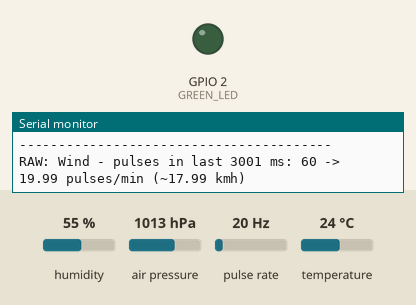
Simulated run of this sketch. Board: ESP32-C3. On the bench: output pins drawn as LEDs (lit = HIGH), the last lines printed to the serial monitor. Wiring (inferred from the names in the program): pulse sensor: data GPIO 8. Inputs (shaded band) come from the test bench; at power-on: humidity 55 %, air pressure 1013 hPa, pulse rate 20 Hz, temperature 24 °C. WiFi joins after 1.5 s; servers stay silent unless stated; uploads are accepted with an empty reply.

Above: at 21.1 s.
At 38.75 s:
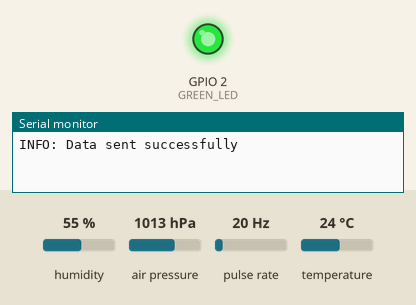
Timing chart, 0 to 49.4 s (numbered marks = the images above):
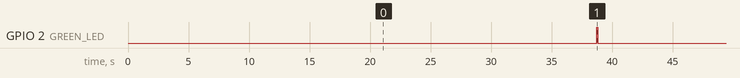

Measured:
- by itself, GPIO 2 (GREEN_LED): alternates HIGH for 0.10 s and LOW for 35.2 s

The sketch:

esp32-c3-weather-station.ino
```cpp
#include "config.h"

bool sensorSeen = false;
unsigned long lastSend = 0;
unsigned long lastValid = 0;
unsigned long lastSensorRead = 0;
unsigned long lastAnySensorOk = 0;
unsigned long lastWifiAttempt = 0;
bool sensorsNeedReinit = false;

void IRAM_ATTR irISR();

void setup() {
  Serial.begin(115200);
  delay(2000);
  pinMode(GREEN_LED, OUTPUT);
  digitalWrite(GREEN_LED, LOW);
  Serial.println("INFO: Booting weather station");

  pinMode(IR_PIN, INPUT_PULLUP);
  attachInterrupt(digitalPinToInterrupt(IR_PIN), irISR, FALLING);
  lastWindCalc = millis();

  pms.begin(9600, SERIAL_8N1, PMS_RX_PIN);
  Wire.begin(SDA_PIN, SCL_PIN);
  Wire.setClock(100000);
  if (bmp.begin(0x76)) bmp_ok = true;
  else if (bmp.begin(0x77)) bmp_ok = true;
  else Serial.println("ERR: BMP280 not detected");
  aht_ok = aht.begin();
  if (aht_ok) Serial.println("INFO: AHT20 found");
  else Serial.println("ERR: AHT20 not detected");

  WiFi.begin(ssid, password);
  WiFi.mode(WIFI_STA);
  WiFi.setTxPower(WIFI_POWER_8_5dBm);
  Serial.print("INFO: Connecting to WiFi");
  unsigned long start = millis();
  while (WiFi.status() != WL_CONNECTED && millis() - start < 30000) {
    Serial.print(".");
    delay(500);
  }
  if (WiFi.status() == WL_CONNECTED) {
    Serial.println("\nINFO: WiFi connected");
    Serial.print("IP: "); Serial.println(WiFi.localIP());
  } else {
    Serial.println("\nERR: WiFi timeout");
  }

  lastValid = millis();
  lastAnySensorOk = millis();
  lastSensorRead = millis();
  lastSend = millis();
}

void loop() {
  updatePulsesPerMin();

  if (millis() - lastSensorRead >= SENSOR_READ_INTERVAL) {
    lastSensorRead = millis();

    int raw_pm25 = -1, raw_pm10 = -1;
    float raw_temp = NAN, raw_press = NAN, raw_hum = NAN;

    bool pms_ok = readPMS(raw_pm25, raw_pm10);
    bool env_ok = readEnvironment(raw_temp, raw_press, raw_hum);

    if (pms_ok || env_ok) {
      sensorSeen = true;
      lastValid = millis();
      lastAnySensorOk = millis();
      sensorsNeedReinit = false;
      storeToBuffer(raw_temp, raw_press, raw_hum, windKmh,
                    pms_ok ? raw_pm25 : -1, pms_ok ? raw_pm10 : -1);
      printAggregates();
    } else {
      if (millis() - lastValid > 30000) sensorSeen = false;
      if (millis() - lastAnySensorOk > 60000 && !sensorsNeedReinit) {
        sensorsNeedReinit = true;
        Serial.println("ERR: 60s with no data, reinit sensors");
      }
    }
  }

  if (sensorsNeedReinit) {
    reinitSensors();
    clearBuffer();
    delay(500);
    sensorsNeedReinit = false;
  }

  if (WiFi.status() != WL_CONNECTED && millis() - lastWifiAttempt >= WIFI_RETRY_INTERVAL) {
    lastWifiAttempt = millis();
    WiFiReconnect();
  }

  if (millis() - lastSend >= SEND_INTERVAL) {
    if (bufferCount > 0) {
      float avgTemp, avgPress, avgHum, maxWind;
      int maxPM25, maxPM10;
      computeRawAggregates(avgTemp, avgPress, avgHum, maxWind, maxPM25, maxPM10);
      sendData(avgTemp, avgPress, avgHum, maxWind, maxPM25, maxPM10);
    } else {
      Serial.println("WARN: No readings in buffer, sending zeros.");
      sendData(0.0, 0.0, 0.0, 0.0, 0, 0);
    }
    lastSend = millis();
  }
}
```

commons.ino
```cpp
#include "config.h"

float tempBuffer[BUFFER_SIZE];
float pressBuffer[BUFFER_SIZE];
float humBuffer[BUFFER_SIZE];
float windBuffer[BUFFER_SIZE];
int pm25Buffer[BUFFER_SIZE];
int pm10Buffer[BUFFER_SIZE];


void storeToBuffer(float temp, float press, float hum, float wind, int pm25, int pm10) {
  tempBuffer[bufferIndex] = temp;
  pressBuffer[bufferIndex] = press;
  humBuffer[bufferIndex] = hum;
  windBuffer[bufferIndex] = wind;
  pm25Buffer[bufferIndex] = pm25;
  pm10Buffer[bufferIndex] = pm10;
  bufferIndex = (bufferIndex + 1) % BUFFER_SIZE;
  if (bufferCount < BUFFER_SIZE) bufferCount++;
}

void clearBuffer() {
  bufferIndex = 0;
  bufferCount = 0;
}

void computeRawAggregates(float &avgTemp, float &avgPress, float &avgHum,
                          float &maxWind, int &maxPM25, int &maxPM10) {
  if (bufferCount == 0) {
    avgTemp = avgPress = avgHum = 0.0f;
    maxWind = 0.0f;
    maxPM25 = maxPM10 = 0;
    return;
  }
  float sumTemp = 0, sumPress = 0, sumHum = 0;
  int tempCount = 0, pressCount = 0, humCount = 0;
  float maxW = -1e6;
  int maxP25 = -1, maxP10 = -1;
  for (int i = 0; i < bufferCount; i++) {
    if (!isnan(tempBuffer[i])) { sumTemp += tempBuffer[i]; tempCount++; }
    if (!isnan(pressBuffer[i])) { sumPress += pressBuffer[i]; pressCount++; }
    if (!isnan(humBuffer[i])) { sumHum += humBuffer[i]; humCount++; }
    if (windBuffer[i] > maxW) maxW = windBuffer[i];
    if (pm25Buffer[i] > maxP25) maxP25 = pm25Buffer[i];
    if (pm10Buffer[i] > maxP10) maxP10 = pm10Buffer[i];
  }
  avgTemp = (tempCount > 0) ? sumTemp / tempCount : 0.0f;
  avgPress = (pressCount > 0) ? sumPress / pressCount : 0.0f;
  avgHum = (humCount > 0) ? sumHum / humCount : 0.0f;
  maxWind = maxW;
  maxPM25 = maxP25;
  maxPM10 = maxP10;
}

void printAggregates() {
  float avgT, avgP, avgH, maxW;
  int maxP25, maxP10;
  computeRawAggregates(avgT, avgP, avgH, maxW, maxP25, maxP10);
  Serial.print("--- Aggregates (raw, last ");
  Serial.print(bufferCount);
  Serial.println(" readings) ---");
  Serial.print("Avg Temp: "); Serial.print(avgT); Serial.print(" °C, ");
  Serial.print("Avg Press: "); Serial.print(avgP); Serial.print(" hPa, ");
  Serial.print("Avg Hum: "); Serial.print(avgH); Serial.println(" %");
  Serial.print("Max Wind: "); Serial.print(maxW); Serial.print(" km/h, ");
  Serial.print("Max PM2.5: "); Serial.print(maxP25); Serial.print(", ");
  Serial.print("Max PM10: "); Serial.println(maxP10);
  Serial.println("----------------------------------------");
}

void WiFiReconnect() {
  if (WiFi.status() == WL_CONNECTED) return;
  Serial.println("WIFI: Reconnecting...");
  WiFi.disconnect(true, true);
  delay(100);
  WiFi.mode(WIFI_OFF);
  delay(200);
  WiFi.mode(WIFI_STA);
  delay(100);
  WiFi.begin(ssid, password);
  unsigned long start = millis();
  while (WiFi.status() != WL_CONNECTED && millis() - start < 25000) {
    delay(500);
    Serial.print(".");
  }
  if (WiFi.status() == WL_CONNECTED) {
    Serial.println("\nINFO: WiFi reconnected");
    Serial.print("IP: "); Serial.println(WiFi.localIP());
  } else {
    Serial.println("\nERR: WiFi reconnect timeout");
  }
}

void sendData(float rawAvgTemp, float rawAvgPress, float rawAvgHum,
              float rawMaxWind, int rawMaxPM25, int rawMaxPM10) {
  float calibTemp = rawAvgTemp + TEMP_CALIB;
  float calibPress = rawAvgPress + PRESS_CALIB;
  float calibHum = rawAvgHum + HUM_CALIB;
  float calibWind = rawMaxWind * WIND_CALIB;
  int calibPM25 = rawMaxPM25 * PM25_CALIB;
  int calibPM10 = rawMaxPM10 * PM10_CALIB;

  Serial.println("--- Sending to server ---");
  Serial.print("Calibrated Temp: "); Serial.print(calibTemp);
  Serial.print(" °C, Press: "); Serial.print(calibPress);
  Serial.print(" hPa, Hum: "); Serial.print(calibHum);
  Serial.print(" %, Wind: "); Serial.print(calibWind);
  Serial.print(" km/h, PM2.5: "); Serial.print(calibPM25);
  Serial.print(", PM10: "); Serial.println(calibPM10);

  if (WiFi.status() != WL_CONNECTED) {
    Serial.println("ERR: WiFi not connected");
    for(int i = 0; i < 3; i++) {
      digitalWrite(GREEN_LED, HIGH); delay(100);
      digitalWrite(GREEN_LED, LOW); delay(100);
    }
    return;
  }
  WiFiClient client;
  if (!client.connect(host, port)) {
    Serial.println("ERR: Server connection failed");
    for(int i = 0; i < 3; i++) {
      digitalWrite(GREEN_LED, HIGH); delay(100);
      digitalWrite(GREEN_LED, LOW); delay(100);
    }
    return;
  }
  char payload[512];
  snprintf(payload, sizeof(payload),
           "{\"pm25\":%d,\"pm10\":%d,\"temp\":%.1f,\"pressure\":%.1f,\"humidity\":%.1f,\"wind_kmh\":%.1f,\"ts\":%lu}",
           calibPM25, calibPM10, calibTemp, calibPress, calibHum, calibWind, millis());
  char httpBuffer[512];
  int len = snprintf(httpBuffer, sizeof(httpBuffer),
                     "POST %s HTTP/1.1\r\nHost: %s\r\nContent-Type: application/json\r\nContent-Length: %d\r\n\r\n%s",
                     path, host, strlen(payload), payload);
  client.write((uint8_t*)httpBuffer, len);
  unsigned long timeout = millis();
  bool gotHTTP200 = false;
  while (millis() - timeout < 5000) {
    if (client.available()) {
      String line = client.readStringUntil('\n');
      if (line.startsWith("HTTP/1.1 200") || line.startsWith("HTTP/1.0 200")) {
        gotHTTP200 = true;
      }
    }
  }
  client.stop();
  if (gotHTTP200) {
    Serial.println("INFO: Data sent successfully");
    digitalWrite(GREEN_LED, HIGH); delay(100); digitalWrite(GREEN_LED, LOW);
  } else {
    Serial.println("ERR: HTTP Error!");
    for(int i = 0; i < 3; i++) {
      digitalWrite(GREEN_LED, HIGH); delay(100);
      digitalWrite(GREEN_LED, LOW); delay(100);
    }
  }
}
```

sensors.ino
```cpp
#include "config.h"

HardwareSerial pms(1);
Adafruit_BMP280 bmp;
Adafruit_AHTX0 aht;

void IRAM_ATTR irISR() {
  unsigned long now = micros();
  if (now - lastIrTime > DEBOUNCE_US) {
    irPulseCount++;
    lastIrTime = now;
  }
}

void updatePulsesPerMin() {
  unsigned long now = millis();
  unsigned long dt = now - lastWindCalc;
  if (dt >= 3000) {
    float pulsesPerSec = (float)irPulseCount / (dt / 1000.0);
    windKmh = pulsesPerSec * 0.25 * 3.6; // Further adjustment done with WIND_CALIB variable - calculation here is vastly simplified: 0.25 - one impulse equals to 25cm travel of the wind arm, 3.6 for the kmh conversion
    Serial.print("RAW: Wind - pulses in last ");
    Serial.print(dt);
    Serial.print(" ms: ");
    Serial.print(irPulseCount);
    Serial.print(" -> ");
    Serial.print(pulsesPerSec);
    Serial.print(" pulses/min (~");
    Serial.print(windKmh);
    Serial.println(" kmh)");
    irPulseCount = 0;
    lastWindCalc = now;
  }
}

bool readPMS(int &pm25, int &pm10) {
  while (pms.available()) {
    if (pms.peek() == 0x42) break;
    pms.read();
    delay(1);
  }
  if (pms.available() < 32) return false;
  uint8_t buf[32];
  if (pms.readBytes(buf, 32) != 32) return false;
  if (buf[0] != 0x42 || buf[1] != 0x4D) return false;
  uint16_t sum = 0;
  for (int i = 0; i < 30; i++) sum += buf[i];
  uint16_t chk = (buf[30] << 8) | buf[31];
  if (sum != chk) return false;
  pm25 = (buf[4] << 8) | buf[5];
  pm10 = (buf[6] << 8) | buf[7];
  Serial.print("RAW: Air quality - PM2.5: ");
  Serial.print(pm25);
  Serial.print(", PM10: ");
  Serial.println(pm10);
  return true;
}

bool readEnvironment(float &temp, float &pres, float &hum) {
  bool any = false;
  if (bmp_ok) {
    float t = bmp.readTemperature();
    float p = bmp.readPressure() / 100.0F;
    if (!isnan(t) && !isnan(p)) {
      temp = t;
      pres = p;
      any = true;
      Serial.print("RAW: BMP280 - Temp: ");
      Serial.print(temp);
      Serial.print(" °C, Pressure: ");
      Serial.print(pres);
      Serial.println(" hPa");
    } else {
      Serial.println("WARN: BMP280 read failed");
    }
  }
  if (aht_ok) {
    sensors_event_t humidity_event, temp_event;
    if (aht.getEvent(&humidity_event, &temp_event)) {
      hum = humidity_event.relative_humidity;
      any = true;
      Serial.print("RAW: AHT20 - Humidity: ");
      Serial.print(hum);
      Serial.println(" %");
    } else {
      Serial.println("WARN: AHT20 read failed");
    }
  }
  return any;
}

void reinitSensors() {
  Serial.println("REINIT: Restarting sensors.");
  Wire.end(); delay(100);
  Wire.begin(SDA_PIN, SCL_PIN);
  Wire.setClock(100000);
  bmp_ok = false;
  if (bmp.begin(0x76)) bmp_ok = true;
  else if (bmp.begin(0x77)) bmp_ok = true;
  else Serial.println("REINIT: BMP280 not found");
  aht_ok = aht.begin();
  if (aht_ok) Serial.println("REINIT: AHT20 OK");
  else Serial.println("REINIT: AHT20 not found");
  pms.end(); delay(100);
  pms.begin(9600, SERIAL_8N1, PMS_RX_PIN);
}
```

config.h
```cpp
#ifndef CONFIG_H
#define CONFIG_H

#include <HardwareSerial.h>
#include <WiFi.h>
#include <Wire.h>
#include <Adafruit_BMP280.h>
#include <Adafruit_AHTX0.h>

// Network
const char* ssid     = "";
const char* password = "";
const char* host     = "";
const int   port     = 5000;
const char* path     = "/api/sensors";

// Calibration
constexpr float TEMP_CALIB   = -4.0;
constexpr float PRESS_CALIB  = 15.0;
constexpr float HUM_CALIB    = 0.0;
constexpr float WIND_CALIB   = 1.1;
constexpr float PM25_CALIB   = 1.0;
constexpr float PM10_CALIB   = 1.0;

// Pins
constexpr int PMS_RX_PIN     = 20;
constexpr int SDA_PIN        = 6;
constexpr int SCL_PIN        = 7;
constexpr int GREEN_LED      = 2;
constexpr int IR_PIN         = 8;

// Timing
constexpr unsigned long SENSOR_READ_INTERVAL = 3000;
constexpr unsigned long SEND_INTERVAL        = 30000;
constexpr unsigned long WIFI_RETRY_INTERVAL  = 10000;
constexpr unsigned long DEBOUNCE_US          = 15000;

// Buffer
constexpr int BUFFER_SIZE = 15;
int bufferIndex = 0;
int bufferCount = 0;

// sensors
extern HardwareSerial pms;
extern Adafruit_BMP280 bmp;
extern Adafruit_AHTX0 aht;

bool bmp_ok = false;
bool aht_ok = false;

volatile unsigned long irPulseCount = 0;
volatile unsigned long lastIrTime = 0;
float windKmh = 0.0;
unsigned long lastWindCalc = 0;

#endif
```
